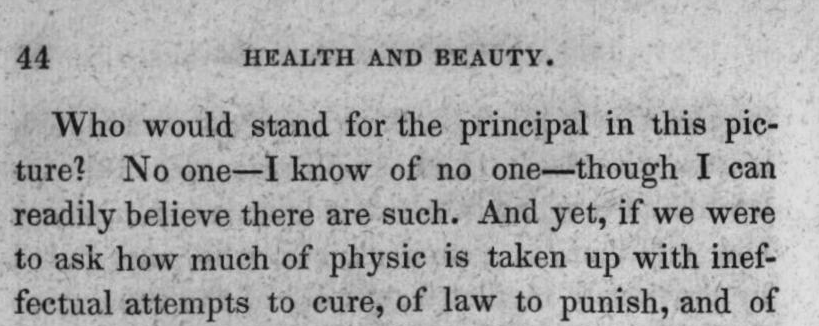
#> input picture parte2/doc1.bmp, 819 x 326 px
$ python alternativeq2.py   (older library calls are emulated)
#> lines starting #> are read from the running program, lines starting #| are printed output that depends on the picture; after the words box and inside, x2 and y2 are one past the last pixel; in counts of white or black regions, pixels touching at a corner belong together
import numpy as np
from scipy.misc import imread, imsave
from scipy import ndimage

img = imread('doc1.bmp')
#> img is the input picture: shape (326, 819); min 9, max 225, mean 170.5


def f(x):
    ret = x * 255 / 150
    if ret > 255:
        ret = 255
    return ret

F = np.vectorize(f)

treated_img = F(img)
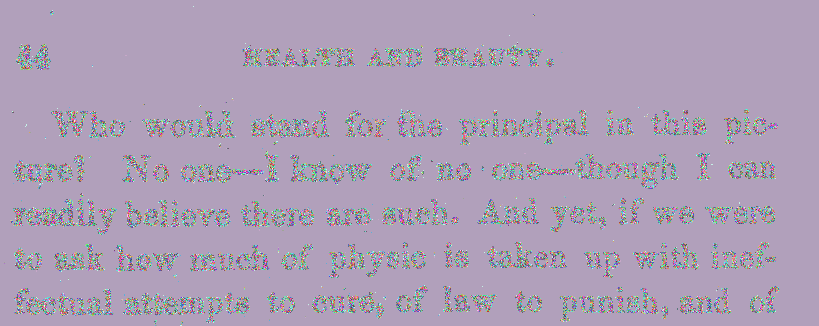
#> treated_img: shape (326, 819) int64; 142 distinct labels, from 15 to 255; one colour per label, 0 black

imsave('treated_doc.bmp', treated_img)
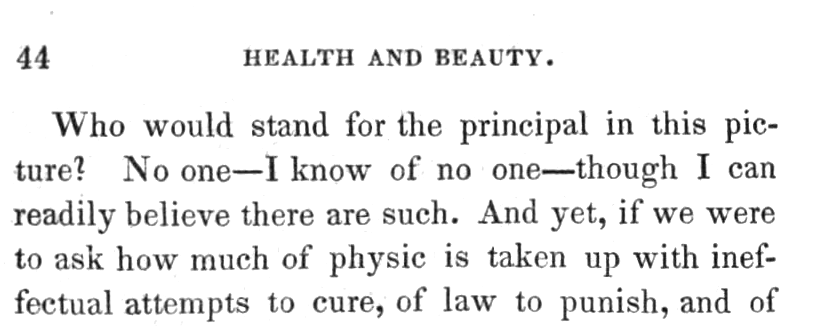
#> saved as treated_doc.bmp: PIL image 819x326 L; min 0, max 255, mean 237.6

mask = treated_img < treated_img.mean()
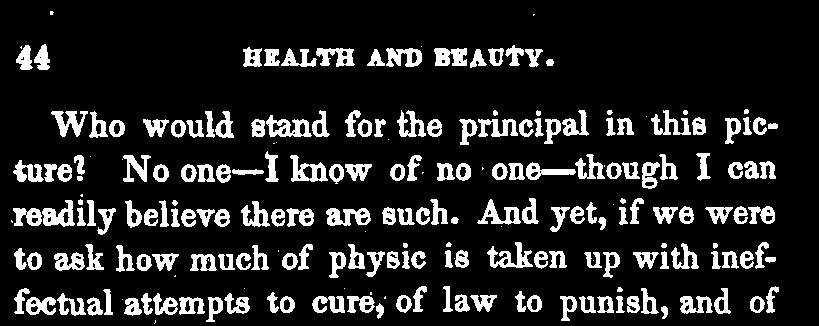
#> mask: shape (326, 819) bool; 14.1% white; 221 white regions (31 under 20 px), largest, box (x1, y1, x2, y2) and area: (266, 115, 312, 137) 526, (487, 242, 533, 268) 518, (326, 208, 371, 226) 505

label_im, nb_labels = ndimage.label(mask)
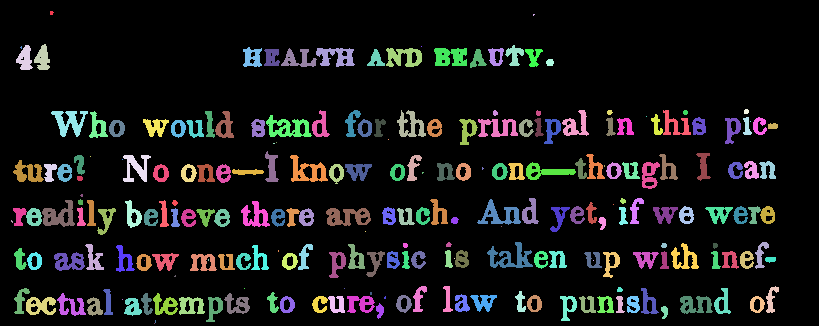
#> label_im: shape (326, 819) int32; 229 distinct labels, from 0 to 228; one colour per label, 0 black
#> nb_labels = 228
sizes = ndimage.sum(mask, label_im, range(nb_labels + 1))
#> sizes = 229 values, max 526 at index 34, min 0 at index 0, mean 164.9

print(nb_labels)
#| 228
print(sum(sizes > 1))
#| 211
print(sum(sizes > 2))
#| 207
print(sum(sizes > 5))
#| 199
print(sum(sizes > 10))
#| 197
